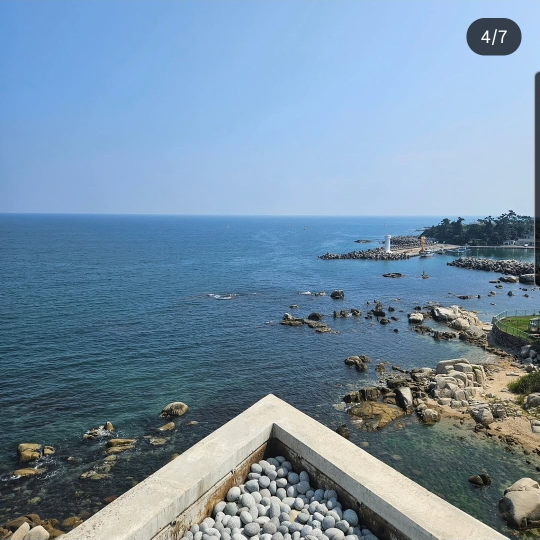
#> input picture .flow_test_images/Korea_Ulsan_#Uadf8#Ub9bf#Ube44.jpg, 1079 x 1079 px (shown at 1/2 size)
$ python -i image_preprocessing_service.py   (imports and definitions only)   (older library calls are emulated)
#> lines starting #> are read from the running program, lines starting #| are printed output that depends on the picture
from __future__ import annotations

from pathlib import Path
from tempfile import NamedTemporaryFile
from typing import Any

import cv2
import numpy as np
from PIL import Image, ImageOps

# Max long-side before down-scaling.
MAX_DIMENSION = 2048

# Apply CLAHE (adaptive contrast) when the average luma (0-255) is below this.
DARK_MEAN_THRESHOLD = 60

# Laplacian-variance threshold: below = blurry; apply unsharp mask.
BLUR_THRESHOLD = 100.0
UNSHARP_AMOUNT = 1.0

CLAHE_CLIP_LIMIT = 2.0
CLAHE_TILE_GRID_SIZE = (8, 8)

# Hough rotation correction guards (only fire on confident, small tilts).
HOUGH_MIN_LINES = 30
HOUGH_MAX_CORRECTION_DEG = 15.0
HOUGH_MIN_CORRECTION_DEG = 0.5


def _pil_to_cv(pil_image: Image.Image) -> np.ndarray:
    rgb = pil_image.convert("RGB")
    return cv2.cvtColor(np.array(rgb), cv2.COLOR_RGB2BGR)


# [7 lines left out: function _apply_clahe, not called in this run]


def _laplacian_variance(bgr: np.ndarray) -> float:
    gray = cv2.cvtColor(bgr, cv2.COLOR_BGR2GRAY)
    return float(cv2.Laplacian(gray, cv2.CV_64F).var())


def _unsharp_mask(bgr: np.ndarray, amount: float = UNSHARP_AMOUNT) -> np.ndarray:
    blurred = cv2.GaussianBlur(bgr, (0, 0), sigmaX=2)
    return cv2.addWeighted(bgr, 1.0 + amount, blurred, -amount, 0)


# [39 lines left out: functions _hough_dominant_angle, _rotate_by_degrees, not called in this run]


def preprocess_image(
    image_path: str | Path,
    *,
    enable_hough_rotation: bool = False,
) -> dict[str, Any]:
    """Layer 1 preprocessing.

    Returns both paths so the orchestrator can route APIs correctly:
      - original_path  : the input file as-is (used by GPT-4o and Web
        Detection — reverse image search and LLM reasoning are hurt by
        contrast/sharpen modifications)
      - processed_path : the EXIF-oriented, resized, CLAHE+unsharp version
        (used by OCR, Landmark, Label, Object, Logo — they benefit from
        clearer edges and balanced exposure)

    If no preprocessing step changed anything, processed_path == original_path
    (the input file). The dict also includes diagnostic metrics
    (mean_brightness, blur_score) for downstream debugging / evaluation.
    """
#> called with enable_hough_rotation = False
    path = Path(image_path).resolve()
    if not path.exists() or not path.is_file():
        raise FileNotFoundError(f"Image not found: {path}")

    original_path = str(path)
    applied: list[str] = []

    # ---- Step 1+2: PIL — orientation + resize -------------------------
    with Image.open(path) as source:
        # Read Orientation EXIF tag directly to avoid PIL version quirks
        # where exif_transpose returns a copy even with no rotation.
#> source is the input picture: PIL image 1079x1079 RGB; mean R, G, B 118, 144.3, 166.9
        exif = source.getexif()
        orientation = exif.get(0x0112)  # 0x0112 == Orientation
#> orientation = 0
        if orientation and orientation != 1:
            oriented = ImageOps.exif_transpose(source)
            applied.append(f"exif_orientation:{orientation}")
        else:
            oriented = source
        original_size = oriented.size
#> original_size = (1079, 1079)

        if max(oriented.size) > MAX_DIMENSION:
            oriented = oriented.copy()
            oriented.thumbnail((MAX_DIMENSION, MAX_DIMENSION), Image.LANCZOS)
            applied.append("resize")

        bgr = _pil_to_cv(oriented)

    # ---- Step 3: brightness + CLAHE -----------------------------------
    mean_brightness = float(cv2.cvtColor(bgr, cv2.COLOR_BGR2GRAY).mean())
#> mean_brightness = 139
    if mean_brightness < DARK_MEAN_THRESHOLD:
        bgr = _apply_clahe(bgr)
        applied.append("clahe")

    # ---- Step 4: blur detection + unsharp -----------------------------
    blur_score = _laplacian_variance(bgr)
#> in _laplacian_variance, `gray = cv2.cvtColor(bgr, cv2.COLOR_BGR2GRAY)`:
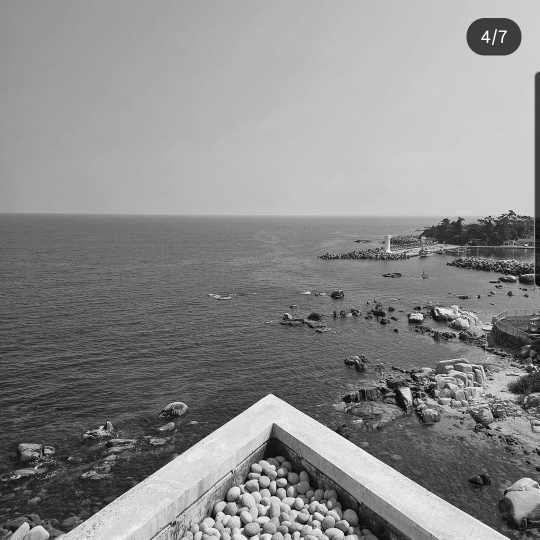
#> gray: shape (1079, 1079) (shown at 1/2 size); min 0, max 255, mean 139
#> blur_score = 1694.2
    if blur_score < BLUR_THRESHOLD:
        bgr = _unsharp_mask(bgr)
        applied.append("unsharp_mask")

    # ---- Step 5: optional Hough rotation ------------------------------
    if enable_hough_rotation and not any(s.startswith("exif_orientation") for s in applied):
        angle = _hough_dominant_angle(bgr)
        if angle is not None:
            bgr = _rotate_by_degrees(bgr, -angle)
            applied.append(f"hough_rotation:{angle:+.2f}")

    processed_size = (int(bgr.shape[1]), int(bgr.shape[0]))
#> processed_size = (1079, 1079)

    # Nothing applied — original IS the processed version.
    if not applied:
        return {
            "original_path": original_path,
            "processed_path": original_path,
            "applied": [],
            "original_size": original_size,
            "processed_size": original_size,
            "mean_brightness": round(mean_brightness, 2),
            "blur_score": round(blur_score, 2),
        }

    # ---- Step 6: write processed image to a temp file -----------------
    suffix = path.suffix.lower() if path.suffix.lower() in {".jpg", ".jpeg", ".png", ".webp"} else ".jpg"
    with NamedTemporaryFile(delete=False, suffix=suffix) as tmp:
        ok = cv2.imwrite(tmp.name, bgr, [cv2.IMWRITE_JPEG_QUALITY, 92])
        if not ok:
            raise RuntimeError(f"Failed to write processed image to {tmp.name}")
        processed_path = tmp.name

    return {
        "original_path": original_path,
        "processed_path": processed_path,
        "applied": applied,
        "original_size": original_size,
        "processed_size": processed_size,
        "mean_brightness": round(mean_brightness, 2),
        "blur_score": round(blur_score, 2),
    }

>>> result = preprocess_image('../../../../.flow_test_images/Korea_Ulsan_#Uadf8#Ub9bf#Ube44.jpg')
#> result = 7 items
